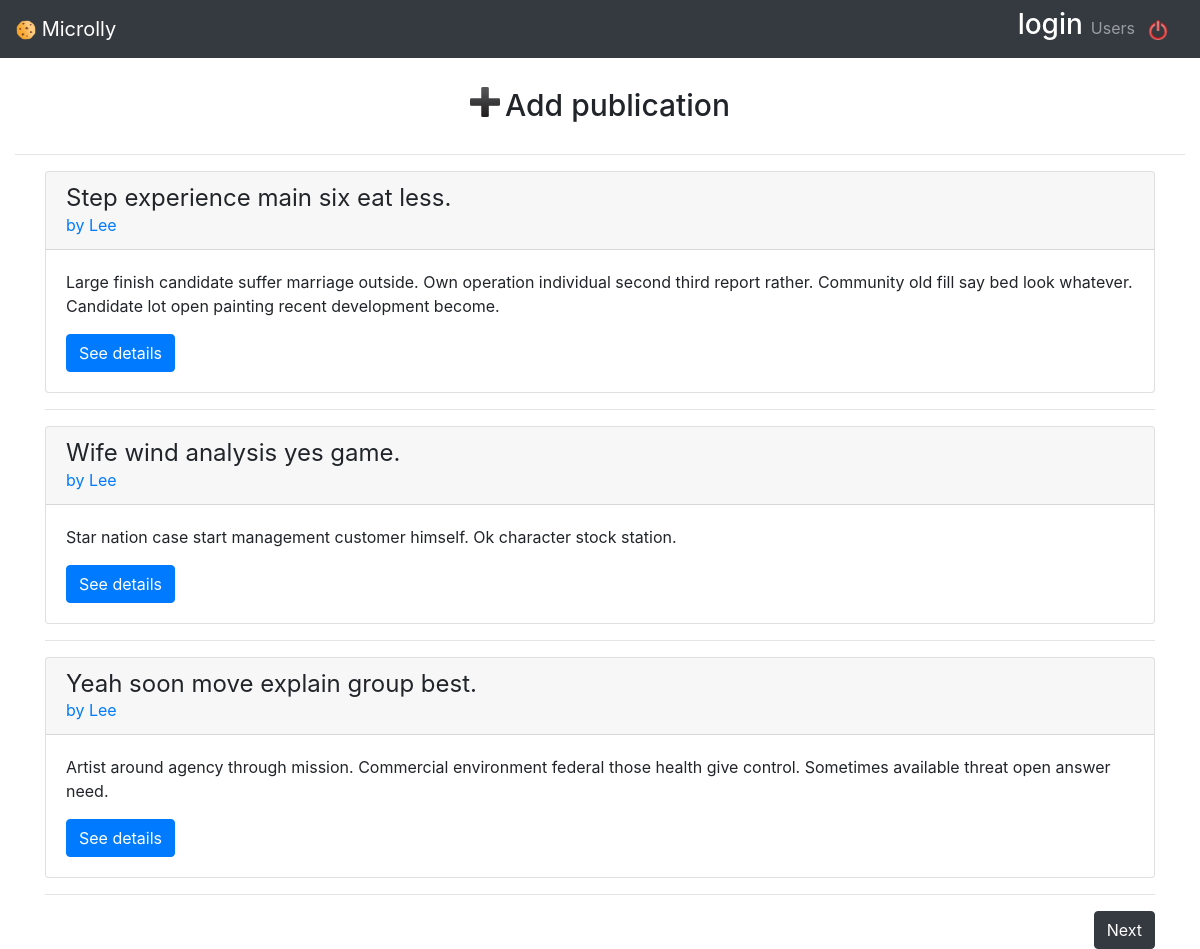
/Publications (signed in), run on an earlier commit of the app's database.
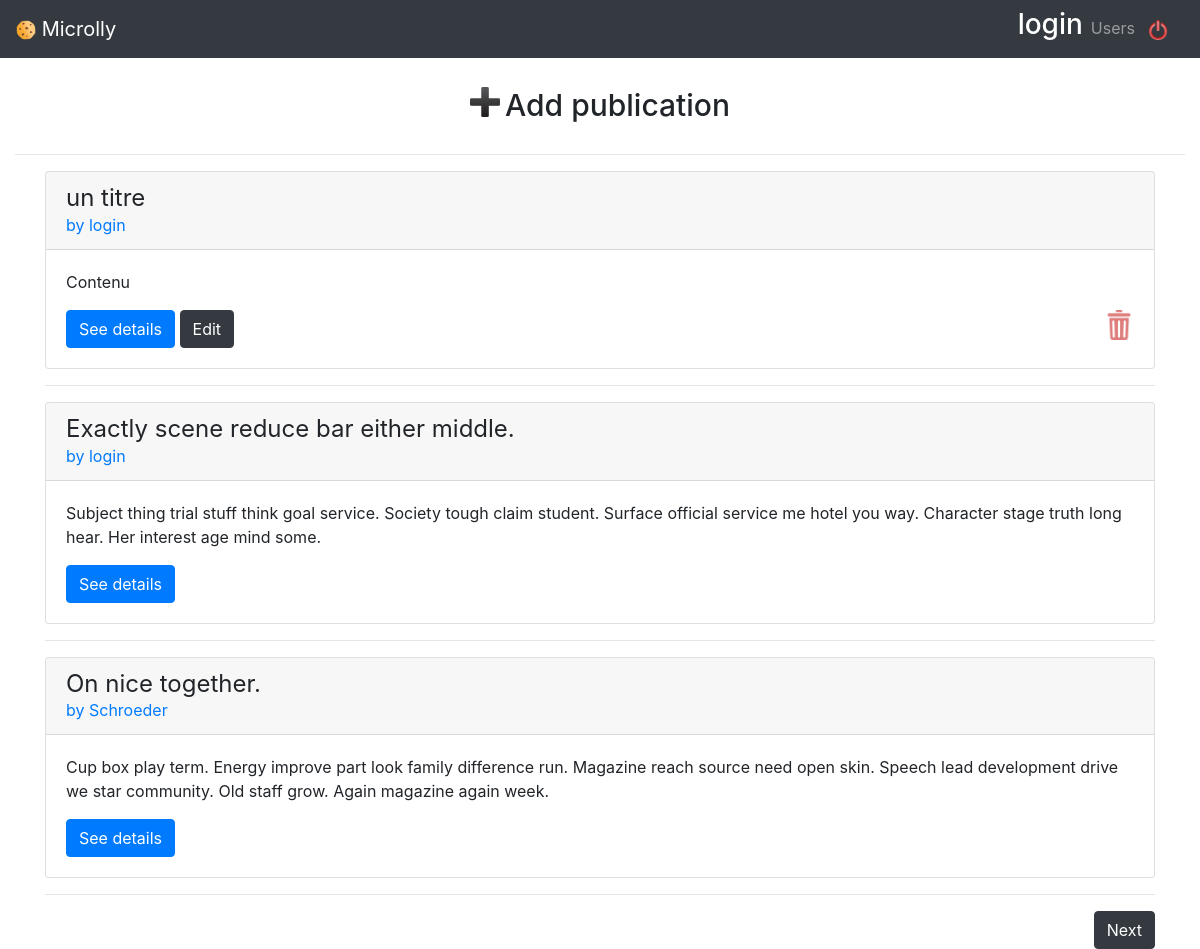
And on a later commit of the database.
### models.py (models this page shows)
class BaseModel(Model):
    class Meta:
        database = database

class User(BaseModel,UserMixin):
    username = CharField(max_length=20)
    password = CharField()
    first_name = CharField(max_length=20)
    last_name = CharField(max_length=20)
    email = CharField(max_length=20)
    created_at = DateTimeField(default=datetime.datetime.now)

class Publication(BaseModel):
    title = CharField(max_length=50)
    body = TextField()
    created_date = CharField(default=datetime.datetime.now)
    update_date = CharField(default=datetime.datetime.now)
    user_created = ForeignKeyField(User, backref="publications")

### app.py (the view)
@app.route('/')
@app.route('/Publications')
@app.route('/Users/<username>/') #username plutôt que id parce que c'est mieux de voir le username dans le lien
@login_required
def publication(username=None):
    if username:                          #si on lui passe un username en param
        user=User.select().where(User.username==username).get() #on sélectionne le user
        publications=Publication.select().where(Publication.user_created==user.id).order_by(Publication.created_date.desc()) #on prend la liste de ses publi
    else:                                  # si on lui passe pas de username
        publications = Publication.select().order_by(Publication.created_date.desc())  #on prend la liste de toutes les publi
    if publications.count()==0:
        flash("Aucune publication trouvée")
    return object_list('publications/list.html', publications, paginate_by=3,check_bounds=False)

### app.py (called while the page is built)
@login_manager.user_loader
def load_user(user_id):
    return User.get(user_id)

### templates/publications/list.html (shortened to what this page needs)
{% extends 'base.html' %}
{% block body %}
    {% for sub_pub in object_list | batch(1, None) %}
        <div class="card-deck">
            {% for publication in sub_pub %}
                <div class="card" style="width: 100%">
                    <div class="card-header">
                        <h4 class="my-0 font-weight-normal">{{ publication.title }}</h4>
                        <a href="{{ url_for('publication', username=publication.user_created.username) }}">by {{ publication.user_created.username }}</a>
                    </div>
                    <div class="card-body">
                        <p>{{ publication.body }}</p>
                        <a href="{{ url_for('publications_detail', id=publication.id) }}" class="btn btn-primary">See details</a>
                        {% if publication.user_created.id==session['id'] %}
                            <a href="{{ url_for('publications_form', id=publication.id) }}" class="btn btn-dark">Edit</a>
                            <a id="{{ publication.id }}" style="float:right;" onclick="delete_confirm(this)"><img width=30px height=30px src="{{ url_for('static', filename='img/poubelle.png') }}"/></a>
                        {% endif %}
                    </div>
                </div>
            {% endfor %}
        </div>
        <hr />
    {% endfor %}
{% if pagination.get_page_count() > page  %}
  <a href=".?page={{ page + 1 }}" style="float:right;" class="btn btn-dark" >Next</a>
{% endif %}
{% endblock %}

### templates/base.html (shortened to what this page needs)
<!DOCTYPE html>
<html>
<head>
    <link rel="stylesheet" href="https://stackpath.bootstrapcdn.com/bootstrap/4.3.1/css/bootstrap.min.css"
>
    <link rel="stylesheet" type="text/css" href="{{ url_for('static', filename='css/microlly.css') }}">
</head>
<body>
    <nav class="navbar navbar-expand-md navbar-dark bg-dark fixed-top">
        <a class="navbar-brand" href="{{ url_for('publication') }}">
            <img width="20px" height="20px" src="{{ url_for('static', filename='img/cookie.png') }}" />
            Microlly
        </a>
        <div class="navbar-collapse collapse w-100 order-3 dual-collapse2" id="navbarsExampleDefault">
            <ul class="navbar-nav ml-auto">
                {% if session['id'] %}
                <li>
                    <h3 style="color:white">{{ session['username'] }}</h3>
                </li>
                <li class="nav-item">
                    <a class="nav-link" href="{{ url_for('liste_users') }}">Users</a>
                </li>
                {% endif %}
                {% if session['id'] %}
                    <li>
                        <a class="navbar-brand" href="{{ url_for('logout') }}" style="margin-left: 5px"><img width="20px" height="20px" src="{{ url_for('static', filename='img/deconnexion.png') }}"/></a>
                    </li>
                {% endif %}
            </ul>
        </div>
    </nav>
    <div class="container-fluid">
        <div class="row justify-content-md-center">
            <a id="Add" class="btn" href="{{ url_for('publications_form') }}"><img width="30px" height="30px" src="{{ url_for('static', filename='img/Add.png') }}"/><h2 style="float:right;font-size:30px;margin-left:5px;" >Add publication</h2></a>
      </div>
      <hr>
    </div>
    <main role="main" class="container ">
        {% block body %}{% endblock %}
    </main>
</body>
</html>

What changed in the data, as far as the page shows it:
no longer on this page (row unchanged): User: username "login"
no longer on this page (row unchanged): Publication: title "Step experience main six eat less.", user_created.username "Lee", body "Large finish candidate suffer marriage outside. Own operation individual second third report rather. Community old fill say bed look whatever. Candidate lot open painting recent development become."
no longer on this page (row unchanged): Publication: title "Wife wind analysis yes game.", user_created.username "Lee", body "Star nation case start management customer himself. Ok character stock station."
no longer on this page (row unchanged): Publication: title "Yeah soon move explain group best.", user_created.username "Lee", body "Artist around agency through mission. Commercial environment federal those health give control. Sometimes available threat open answer need."
added Publication: title "un titre", user_created.username "login", body "Contenu"
added Publication: title "Exactly scene reduce bar either middle.", user_created.username "login", body "Subject thing trial stuff think goal service. Society tough claim student. Surface official service me hotel you way. Character stage truth long hear. Her interest age mind some."
added Publication: title "On nice together.", user_created.username "Schroeder", body "Cup box play term. Energy improve part look family difference run. Magazine reach source need open skin. Speech lead development drive we star community. Old staff grow. Again magazine again week."
Also different on the page:
{{ session['username'] }}: (not shown) → "login"
